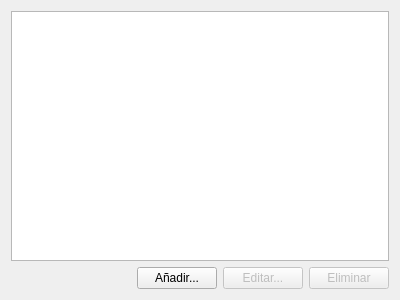
<?xml version="1.0" encoding="UTF-8"?>
<ui version="4.0">
 <class>NivelZonaListClass</class>
 <widget class="DataList" name="NivelZonaListClass">
  <property name="geometry">
   <rect>
    <x>0</x>
    <y>0</y>
    <width>400</width>
    <height>300</height>
   </rect>
  </property>
  <property name="windowTitle">
   <string>Form</string>
  </property>
  <layout class="QVBoxLayout" name="verticalLayout">
   <item>
    <widget class="QTableView" name="tabla"/>
   </item>
   <item>
    <layout class="QHBoxLayout" name="horizontalLayout">
     <item>
      <spacer name="horizontalSpacer">
       <property name="orientation">
        <enum>Qt::Horizontal</enum>
       </property>
       <property name="sizeHint" stdset="0">
        <size>
         <width>40</width>
         <height>20</height>
        </size>
       </property>
      </spacer>
     </item>
     <item>
      <widget class="QPushButton" name="anade">
       <property name="text">
        <string>Añadir...</string>
       </property>
      </widget>
     </item>
     <item>
      <widget class="QPushButton" name="edita">
       <property name="enabled">
        <bool>false</bool>
       </property>
       <property name="text">
        <string>Editar...</string>
       </property>
      </widget>
     </item>
     <item>
      <widget class="QPushButton" name="elimina">
       <property name="enabled">
        <bool>false</bool>
       </property>
       <property name="text">
        <string>Eliminar</string>
       </property>
      </widget>
     </item>
    </layout>
   </item>
  </layout>
 </widget>
 <customwidgets>
  <customwidget>
   <class>DataList</class>
   <extends>QWidget</extends>
   <header location="global">widgets/datalist.h</header>
   <container>1</container>
  </customwidget>
 </customwidgets>
 <resources/>
 <connections/>
</ui>
